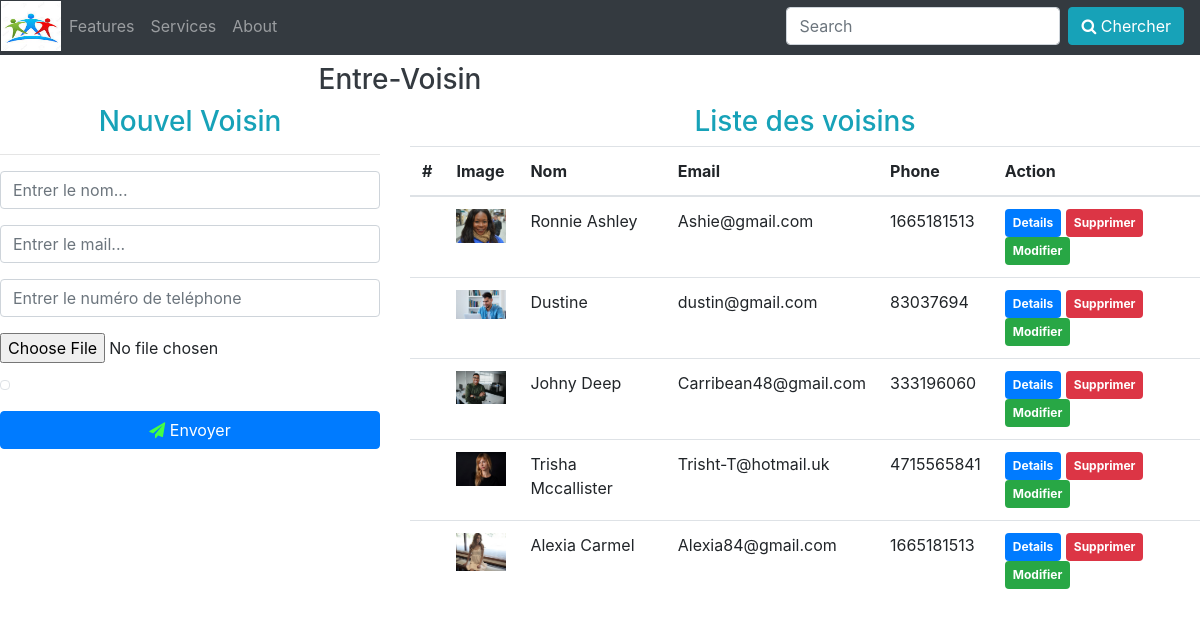
The page / on the database its author committed.
### tables this page shows
CREATE TABLE `phpcrud` (
  `id` int(11) NOT NULL,
  `nom` varchar(100) NOT NULL,
  `email` varchar(255) NOT NULL,
  `phone` varchar(10) NOT NULL,
  `photo` varchar(255) NOT NULL
);

### action.php (called while the page is built, shortened)
<?php
$update=false;
$nom="";
$email="";
$phone="";
$photo="";
?>

### index.php (the view, shortened to what this page needs)
<?php
include 'action.php';
 ?>
<!DOCTYPE html>
<html lang="en">
<head>
<link rel="stylesheet" href="https://maxcdn.bootstrapcdn.com/bootstrap/4.5.0/css/bootstrap.min.css">
<link rel="stylesheet" href="logo.css">
<link rel="stylesheet" href="https://maxcdn.bootstrapcdn.com/font-awesome/4.7.0/css/font-awesome.min.css">
		</head>
		<body>
			<nav class="navbar navbar-expand-md bg-dark navbar-dark">
  <a class="navbar-brand" href="#" ><img src="image/voisin.jpg" class="img-responsive logo"></a>
  <div class="collapse navbar-collapse" id="collapsibleNavbar">
    <ul class="navbar-nav ">
      <li class="nav-item">
        <a class="nav-link" href="#">Features</a>
      </li>
      <li class="nav-item">
        <a class="nav-link" href="#">Services</a>
      </li>
      <li class="nav-item">
        <a class="nav-link" href="#">About</a>
      </li>
    </ul>
</div>
    <form class="form-inline" action="/action_page.php">
    <input class="form-control mr-sm-2" type="text" placeholder="Search">
    <button type="submit" class="btn btn-info"><span class="fa fa-search"></span> Chercher</button>
  </form>
</nav>
  <div class="container-fluid">
  	<div class="row">
  		<div class="col-md-8">
  			<h3 class="text-center text-dark mt-2">
  				Entre-Voisin
  			</h3>
  		</div>
  	</div>
  </div>
  	<div class="row">
  		<div class ="col-md-4">
  			<h3 class="text-center text-info">
  				Nouvel Voisin
  			</h3>
  			<hr>
  			<form action="action.php" method="post" enctype="multipart/form-data">
  				<div class="form-group">
  					<input type="text" name="nom"value="<?= $nom; ?>" class="form-control" placeholder="Entrer le nom..." required>
  				</div>
  				<div class="form-group">
  					<input type="email" name="email" value="<?= $email; ?>"class="form-control" placeholder="Entrer le mail..." required>
  				</div>
  					<div class="form-group">
  					<input type="tel" name="phone" value="<?= $phone; ?>"class="form-control" placeholder="Entrer le numéro de teléphone" required>
  				</div>
  				<div class="form-group">
  					<input type="file" name="image" class="custom-file">
  					<img src="<?= $photo; ?>"width="120" class="img-thumbnail">
  				</div>
  				<div class="form-group">
  					<?php if ($update==true){ ?>
  						<input type="submit" name="update" class="btn btn-success btn-block" value="Mettre à jour">
  					<?php } else { ?>
  					<button class="btn btn-primary btn-block" type="submit" name='ajouter' value="Ajouer"><span class="fa fa-send" style="color:#4f4;"></span> Envoyer</button>
  				<?php } ?>
  				</div>
  			</form>
  		</div>
  		<div class ="col-md-8">
  			<?php
  			$query ="SELECT * FROM phpcrud";
  			$stmt=$conn->prepare($query);
  			$stmt->execute();
  			$result=$stmt->get_result();
  			?>
  			<h3 class="text-center text-info">
  				Liste des voisins
  			</h3>
  			<table class="table table-hover">
    <thead>
      <tr>
      	<th>#</th>
        <th>Image</th>
        <th>Nom</th>
        <th>Email</th>
        <th>Phone</th>
        <th>Action</th>
      </tr>
    </thead>
    <tbody>
    	<?php while ($row=$result->fetch_assoc()) { ?>
      <tr>
      	<td></td>
        <td><img src="<?= $row['photo']; ?>" width="50"></td>
        <td><?= $row['nom']; ?></td>
         <td><?= $row['email']; ?></td>
 		 <td><?= $row['phone']; ?></td>
 		  <td>
 		  	<a href="details.php?details=<?= $row['id']; ?>" class="badge badge-primary p-2">Details</a>
 		  	<a href="action.php?delete=<?= $row['id']; ?>" class="badge badge-danger p-2" onclick="return confirm('Voulez vous supprimer ce voisin?'); ">Supprimer</a>
 		  	<a href="index.php?edit=<?= $row['id']; ?>" class="badge badge-success p-2">Modifier</a>
 		  </td>
      </tr>
      <?php
  } ?>
    </tbody>
  </table>
  		</div>
  	</div>
		</body>
		</html>

### logo.css (style rules this page uses)
.navbar-brand { margin: 0; padding: 0; }
.logo { height: 50px; padding-right: 0px; margin-left: -15px; width: 60px; }
.navbar-expand-md { height: 55px; padding-top: 5px; }

### rows shown on the page
phpcrud: photo (picture), nom "Ronnie Ashley", email "Ashie@gmail.com", phone "1665181513"
phpcrud: photo (picture), nom "Dustine", email "dustin@gmail.com", phone "83037694"
phpcrud: photo (picture), nom "Johny Deep", email "Carribean48@gmail.com", phone "333196060"
phpcrud: photo (picture), nom "Trisha Mccallister", email "Trisht-T@hotmail.uk", phone "4715565841"
phpcrud: photo (picture), nom "Alexia Carmel", email "Alexia84@gmail.com", phone "1665181513"
